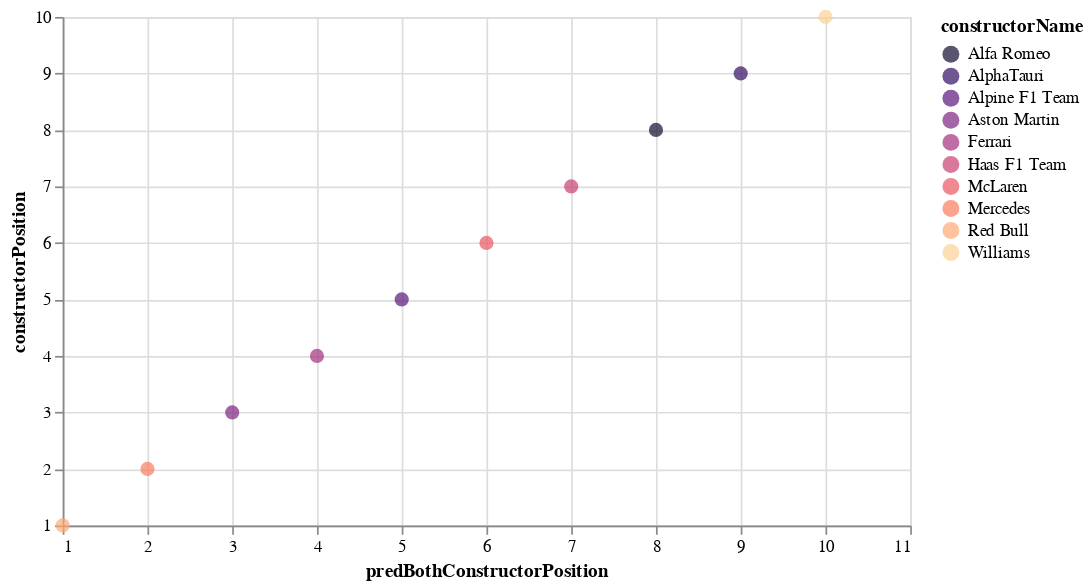

Source (notebook cell):
### Markdown cell above
I then created a chart comparing the predicted constructor's standings found using average driver's positions and the actual constructor's standings of each teams. As we can see from this chart, using average driver's positions to predict the constructor's standing is not recommended but it is certainly better than using grid position, as it predicted 8 out 10 correctly.

### Code cell
chart = alt.Chart(result_sorted).mark_circle(size=70).encode(
    x=alt.X('predBothConstructorPosition',scale=alt.Scale(domain=[1, 11])),
    y=alt.Y('constructorPosition',scale=alt.Scale(domain=[1, 10])),
    color=alt.Color('constructorName:N', scale=alt.Scale(scheme='magma')),
    tooltip=['gridAve', 'driverPositionAve', 'constructorName:N']
).properties(
    width=500,
    height=300
)
chart

### Figure 1 — Vega-Lite specification as saved in the notebook (floating-point values rounded to 4 significant figures)
{"config": {"view": {"continuousWidth": 400, "continuousHeight": 300}}, "data": {"name": "data-90009fd9a08269e124d696c0fde587a2"}, "mark": {"type": "circle", "size": 70}, "encoding": {"color": {"field": "constructorName", "scale": {"scheme": "magma"}, "type": "nominal"}, "tooltip": [{"field": "gridAve", "type": "quantitative"}, {"field": "driverPositionAve", "type": "quantitative"}, {"field": "constructorName", "type": "nominal"}], "x": {"field": "predBothConstructorPosition", "scale": {"domain": [1, 11]}, "type": "quantitative"}, "y": {"field": "constructorPosition", "scale": {"domain": [1, 10]}, "type": "quantitative"}}, "height": 300, "width": 500, "$schema": "https://vega.github.io/schema/vega-lite/v4.17.0.json", "datasets": {"data-90009fd9a08269e124d696c0fde587a2": [{"constructorName": "Alfa Romeo", "gridAve": 14.5, "driverPositionAve": 14.0, "finalPositionAve": 28.5, "constructorPosition": 8, "predGridConstructorPosition": 6, "predDrivConstructorPosition": 8, "predBothConstructorPosition": 8}, {"constructorName": "AlphaTauri", "gridAve": 14.5, "driverPositionAve": 13.0, "finalPositionAve": 27.5, "constructorPosition": 9, "predGridConstructorPosition": 6, "predDrivConstructorPosition": 9, "predBothConstructorPosition": 9}, {"constructorName": "Alpine F1 Team", "gridAve": 8.0, "driverPositionAve": 9.0, "finalPositionAve": 17.0, "constructorPosition": 5, "predGridConstructorPosition": 4, "predDrivConstructorPosition": 5, "predBothConstructorPosition": 5}, {"constructorName": "Aston Martin", "gridAve": 6.5, "driverPositionAve": 6.5, "finalPositionAve": 13.0, "constructorPosition": 3, "predGridConstructorPosition": 3, "predDrivConstructorPosition": 3, "predBothConstructorPosition": 3}, {"constructorName": "Ferrari", "gridAve": 10.5, "driverPositionAve": 8.0, "finalPositionAve": 18.5, "constructorPosition": 4, "predGridConstructorPosition": 5, "predDrivConstructorPosition": 4, "predBothConstructorPosition": 4}, {"constructorName": "Haas F1 Team", "gridAve": 12.0, "driverPositionAve": 16.5, "finalPositionAve": 28.5, "constructorPosition": 7, "predGridConstructorPosition": 9, "predDrivConstructorPosition": 10, "predBothConstructorPosition": 7}, {"constructorName": "McLaren", "gridAve": 6.0, "driverPositionAve": 15.0, "finalPositionAve": 21.0, "constructorPosition": 6, "predGridConstructorPosition": 3, "predDrivConstructorPosition": 6, "predBothConstructorPosition": 6}, {"constructorName": "Mercedes", "gridAve": 8.0, "driverPositionAve": 2.5, "finalPositionAve": 10.5, "constructorPosition": 2, "predGridConstructorPosition": 4, "predDrivConstructorPosition": 2, "predBothConstructorPosition": 2}, {"constructorName": "Red Bull", "gridAve": 6.0, "driverPositionAve": 2.5, "finalPositionAve": 8.5, "constructorPosition": 1, "predGridConstructorPosition": 3, "predDrivConstructorPosition": 2, "predBothConstructorPosition": 1}, {"constructorName": "Williams", "gridAve": 19.0, "driverPositionAve": 18.0, "finalPositionAve": 37.0, "constructorPosition": 10, "predGridConstructorPosition": 10, "predDrivConstructorPosition": 10, "predBothConstructorPosition": 10}]}}
